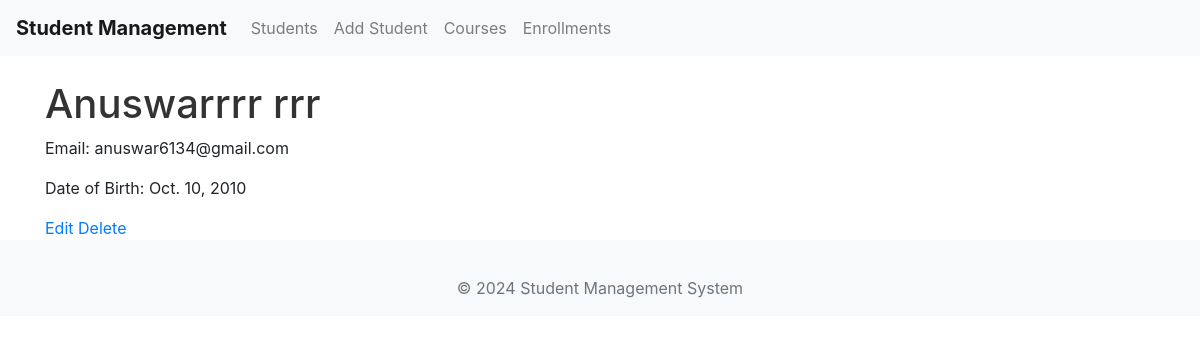
The app's page /students/students/1/ with its own data.
### students/models.py (models this page shows, shortened)
class Student(models.Model):
    first_name = models.CharField(max_length=100)
    last_name = models.CharField(max_length=100)
    email = models.EmailField(unique=True)
    date_of_birth = models.DateField()

### students/views.py (the view)
# urls.py: path('students/<int:pk>/', views.student_detail, name='student_detail'),
def student_detail(request, pk):
    student = get_object_or_404(Student, pk=pk)
    return render(request, 'students/student_detail.html', {'student': student})

### students/templates/students/student_detail.html
{% extends "base_generic.html" %}
{% block content %}
<h1>{{ student.first_name }} {{ student.last_name }}</h1>
<p>Email: {{ student.email }}</p>
<p>Date of Birth: {{ student.date_of_birth }}</p>
<a href="{% url 'student_update' student.pk %}">Edit</a>
<a href="{% url 'student_delete' student.pk %}">Delete</a>
{% endblock %}

### static/css/styles.css (style rules this page uses)
body { padding-top: 56px; }
h1 { color: #333; }

### records on screen
Student: first_name "Anuswarrrr", last_name "rrr", email "anuswar6134@gmail.com", date_of_birth "Oct. 10, 2010"
